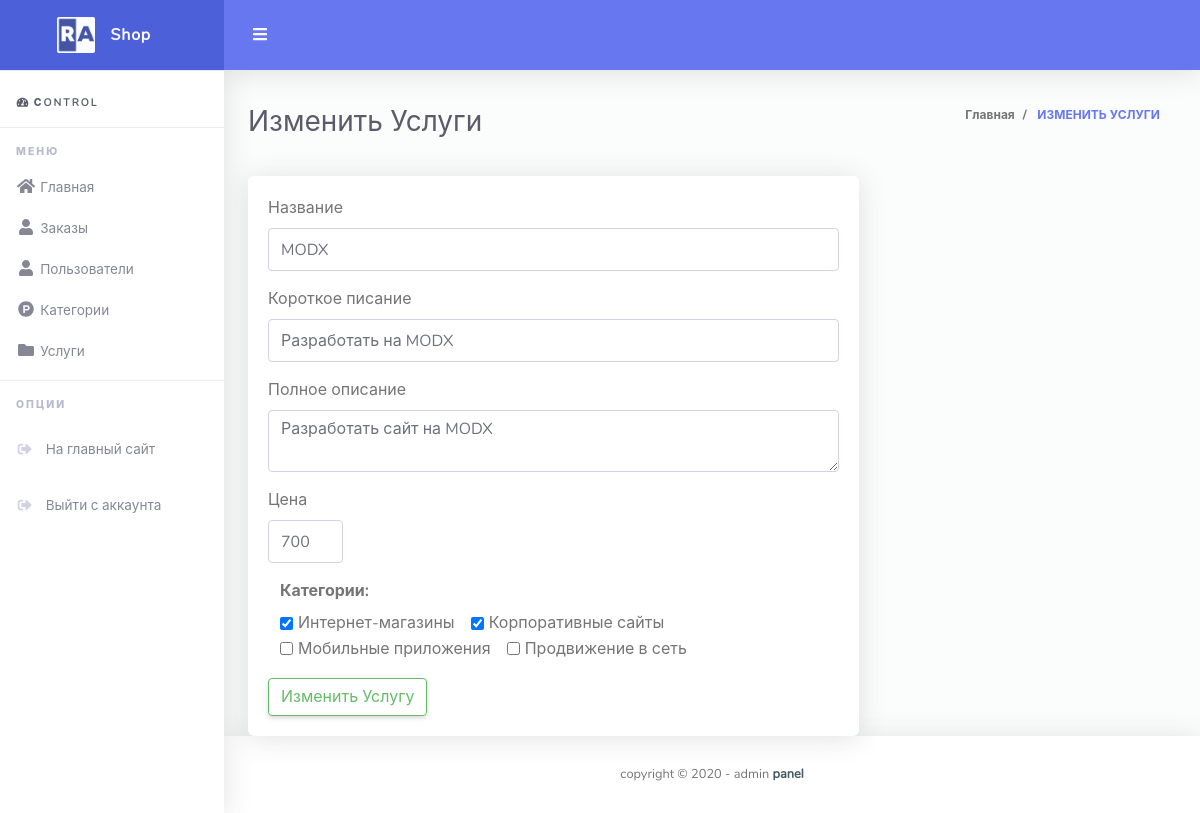
Screenshot of /admin/options/services/edit_service.php?id=1 (signed in) with the database file from the repository.
### tables this page shows
CREATE TABLE `services` (
  `id` int(11) NOT NULL,
  `title` varchar(255) NOT NULL,
  `short_description` text NOT NULL,
  `full_description` text NOT NULL,
  `cost` varchar(10) NOT NULL,
  `img` longblob DEFAULT NULL
);

CREATE TABLE `categories` (
  `id` int(11) NOT NULL,
  `title` varchar(255) NOT NULL,
  `description` text NOT NULL,
  `kit_html` text NOT NULL,
  `other_html` text DEFAULT NULL,
  `cost` int(11) DEFAULT NULL,
  `img` longblob DEFAULT NULL
);

### admin/options/services/edit_service.php (the view, shortened to what this page needs)
<?php
include $_SERVER['DOCUMENT_ROOT'] . "/configs/db.php";
$page = "Изменить услуги";
?>
<!DOCTYPE html>
<html lang="en">
<head>
    <?php include $_SERVER['DOCUMENT_ROOT'] . "/admin/parts/head.php" ?>
</head>
<body id="page-top">
<div id="wrapper">
    <?php
    include $_SERVER['DOCUMENT_ROOT'] . "/admin/parts/nav.php"
    ?>
    <div id="content-wrapper" class="d-flex flex-column">
        <div id="content">
            <nav class="navbar navbar-expand navbar-light bg-navbar topbar mb-4 static-top">
                <button id="sidebarToggleTop" class="btn btn-link rounded-circle mr-3">
                    <i class="fa fa-bars"></i>
                </button>
            </nav>
            <div class="container-fluid" id="container-wrapper">
                        <?php
                        include $_SERVER['DOCUMENT_ROOT'] . "/admin/parts/breadcrumb.php"
                        ?>
                <div class="row">
                    <div class="col-md-8">
                        <div class="card">
                            <div class="card-body">
                                <form method="POST" enctype="multipart/form-data">
                                    <div class="row">
                                       <?php
                                            $sql = "SELECT * FROM services WHERE id=" . $_GET['id'];
                                            $result = $connect->query($sql);
                                            $data = mysqli_fetch_assoc($result);
                                            ?>
                                        <div class="col-md-12">
                                            <div class="form-group">
                                                <label>Название</label>
                                                <input name="title" type="text" class="form-control" placeholder="" value="<?php echo $data["title"]; ?>">
                                            </div>
                                        </div>
                                        <div class="col-md-12">
                                            <div class="form-group">
                                                <label>Короткое писание</label>
                                                <input name="short_description" type="text" class="form-control" placeholder="Короткое писание" maxlength="60" value="<?php echo $data["short_description"]; ?>">
                                            </div>
                                        </div>
                                        <div class="col-md-12">
                                            <div class="form-group">
                                                <label>Полное описание</label>
                                                <textarea name="full_description" type="text" class="form-control" value=""><?php echo $data["full_description"]; ?></textarea>
                                            </div>
                                        </div>
                                        <div class="col-md-2">
                                            <div class="form-group">
                                                <label>Цена</label>
                                                <input name="cost" type="text" class="form-control" placeholder="" value="<?php echo $data["cost"]; ?>">
                                            </div>
                                        </div>
                                    </div>
                                    <div class="col-md-12">
                                            <div class="form-group">
                                                <label><b>Категории:</b></label><br/>
                                                        <?php
                                                            $sql = "SELECT * FROM categories";
                                                            $result = $connect->query($sql);
                                                            while ($row = mysqli_fetch_assoc($result)) {
                                                            ?>
                                                        <div class="form-check form-check-inline">
                                                          <input class="form-check-input" type="checkbox"
                                                          name="cat[]" value="<?php echo $row['id']; ?>"
                                                          <?php $sql_c = "SELECT count(*) FROM category_services where category_id = ". $row['id'] ." AND service_id = ". $_GET['id'];
                                                            $result_c = $connect->query($sql_c);
                                                            $c = mysqli_fetch_assoc($result_c);
                                                                 if($c['count(*)'] == 1){
                                                                 echo "checked";
                                                                 }?>>
                                                          <label class="form-check-label" for="inlineCheckbox1"><?php echo $row['title']; ?></label>
                                                        </div>
                                                        <?php } ?>
                                            </div>
                                        </div>
                                    <button name="submit" value="1" type="submit" class="btn btn-outline-success btn-fill pull-right">Изменить Услугу</button>
                                </form>
                            </div>
                        </div>
                    </div>
                </div>
            </div>
        </div>
        <?php include $_SERVER['DOCUMENT_ROOT'] . "/admin/parts/footer.php" ?>
    </div>
</div>
</body>
</html>

### admin/parts/head.php (shortened to what this page needs)
<link href="https://cdnjs.cloudflare.com/ajax/libs/font-awesome/5.12.1/css/all.min.css" rel="stylesheet"
      type="text/css">
<link href="http://<?php echo $_SERVER['HTTP_HOST']?>/admin/assets/vendor/bootstrap/css/bootstrap.min.css" rel="stylesheet" type="text/css">
<link href="http://<?php echo $_SERVER['HTTP_HOST']?>/admin/assets/css/ruang-admin.min.css" rel="stylesheet">
<link href="http://<?php echo $_SERVER['HTTP_HOST']?>/admin/assets/vendor/datatables/dataTables.bootstrap4.min.css" rel="stylesheet">
<link href="http://<?php echo $_SERVER['HTTP_HOST']?>/admin/assets/css/main.css" rel="stylesheet">

### admin/parts/nav.php
<ul class="navbar-nav sidebar sidebar-light accordion <?php if($page == 'Доска'){ echo "toggled"; }?>" id="accordionSidebar">
    <a class="sidebar-brand d-flex align-items-center justify-content-center" href="/admin">
        <div class="sidebar-brand-icon">
            <img src="http://<?php echo $_SERVER['HTTP_HOST']?>/admin/assets/img/logo/logo2.png">
        </div>
        <div class="sidebar-brand-text mx-3">Shop</div>
    </a>
    <hr class="sidebar-divider my-0">
    <div class="sidebar-heading mt-4 text-dark">
        <i class="fas fa-fw fa-tachometer-alt"></i>
        <span>Сontrol</span>
    </div>
    <hr class="sidebar-divider">
    <div class="sidebar-heading">
        Меню
    </div>
    <li class="nav-item <?php if ($page == "Главная"){echo 'active';}?>">
        <a class="nav-link" href="http://<?php echo $_SERVER['HTTP_HOST']?>/admin">
            <i class="fas fa-fw fa-home"></i>
            <span>Главная</span>
        </a>
    </li>
    <li class="nav-item <?php if ($page == 'Заказы'){echo 'active';}?>">
        <a class="nav-link" href="http://<?php echo $_SERVER['HTTP_HOST']?>/admin/orders.php">
            <i class="fas fa-fw fa-user"></i>
            <span>Заказы</span>
        </a>
    </li>
    <li class="nav-item <?php if ($page == 'Пользователи'){echo 'active';}?>">
        <a class="nav-link" href="http://<?php echo $_SERVER['HTTP_HOST']?>/admin/users.php">
            <i class="fas fa-fw fa-user"></i>
            <span>Пользователи</span>
        </a>
    </li>
    <li class="nav-item <?php if ($page == 'Категории'){echo 'active';}?>">
        <a class="nav-link collapsed" href="http://<?php echo $_SERVER['HTTP_HOST']?>/admin/categories.php">
            <i class="fab fa-fw fa-product-hunt"></i>
            <span>Категории</span>
        </a>
    </li>
    <li class="nav-item <?php if ($page == 'Услуги'){echo 'active';}?>">
        <a class="nav-link" href="http://<?php echo $_SERVER['HTTP_HOST']?>/admin/services.php">
            <i class="fas fa-fw fa-folder"></i>
            <span>Услуги</span>
        </a>
    </li>
    <hr class="sidebar-divider">
    <div class="sidebar-heading">
        Опции
    </div>
    <li class="nav-item mt-2">
        <a href="http://itfive.local/" class="nav-link border-0 bg-transparent">
            <i class="fas fa-sign-out-alt fa-sm fa-fw mr-2 text-gray-400"></i>
            <span>На главный сайт</span>
        </a>
        <button class="nav-link border-0 bg-transparent" id="login-out">
            <i class="fas fa-sign-out-alt fa-sm fa-fw mr-2 text-gray-400"></i>
            <span>Выйти с аккаунта</span>
        </button>
    </li>
</ul>

### admin/parts/breadcrumb.php
<?php
    if ($page == "Категории" || $page == "Редактировать категорию" || $page == "Удалить категорию" || $page == "Заказы" || $page == "Услуги" || $page=="Добавить категорию" || $page == "Изменить категорию услуг" || $page == "Изменить услуги" || $page == "Добавить услуги" || $page == "Пользователи" || $page == "Изменить пользователя" || $page == "Заказы" || $page == "Заказ" || $page == "Доска" || $page == "Профиль") {
    ?>
    <div class="d-sm-flex align-items-center justify-content-between mb-4">
        <h1 class="h3 mb-0 text-gray-800 text-capitalize"><?php echo $page ?></h1>
        <ol class="breadcrumb">
            <li class="breadcrumb-item"><a class="text-muted" href="/admin/">Главная</a></li>
            <li class="breadcrumb-item active text-uppercase" aria-current="page"><a href="<?php echo $page ?>.php"> <?php echo $page ?></a></li>
        </ol>
    </div>
    <?php
}
?>

### admin/parts/footer.php
<footer class="sticky-footer bg-white">
    <div class="container my-auto">
        <div class="copyright text-center my-auto">
            <span>copyright &copy; <?php echo(date(" Y ")); ?> - admin
              <b><a href="/admin" target="_blank">panel</a></b>
            </span>
        </div>
    </div>
</footer>

### rows the page displays
services: title "MODX", short_description "Разработать на MODX", full_description "Разработать сайт на MODX", cost "700"
categories: title "Интернет-магазины"
categories: title "Корпоративные сайты"
categories: title "Мобильные приложения"
categories: title "Продвижение в сеть"

### other values shown
$page "Изменить Услуги"
$page "ИЗМЕНИТЬ УСЛУГИ"
